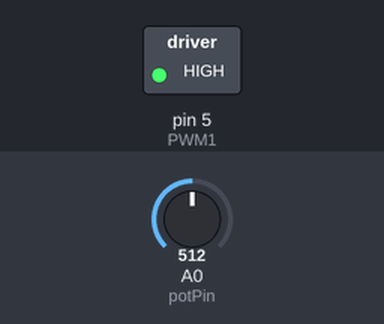
Simulated run of this sketch. Board: Arduino Uno, built with avr-gcc and run on an emulated ATmega328P. Shown: switched loads named in the sketch (green lamp = pin HIGH). Inputs (shaded band) come from the test bench; at power-on: A0 (potPin) = 512.

Above: at 1.2 s.
1.3 s: A0 (potPin) set to 0
Timing chart, 0 to 4.3 s (numbered marks = the images above; inputs shaded):
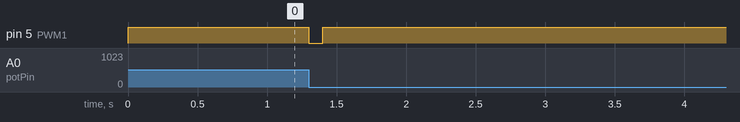

Measured:
- after the input at 1.3 s, pin 5 (PWM1): HIGH → LOW at once, → HIGH 0.10 s later

The sketch:

motorised_slider_controller.ino
```cpp
//Assign motor shield pins that start and stop the motor.
int PWM1 = 5;
int PWM2 = 6;

//Assign motor shield pins that dictate motor direction.
int DIR1 = 4;
int DIR2 = 7;

int rotationSpeed = 255;    //Set motor speed (max: 255)

int potPin = A0;            //Select the input pin for the potentiometer

void setup() {
}

void loop() {
    SlideToValue(0);
    SlideToValue(1023);
    SlideToValue(512);
}

void SlideToValue(int targetValue){
  int val = analogRead(potPin);
  while(abs(val - targetValue) > 1){
      val = analogRead(potPin);
      if(val > targetValue){
          digitalWrite(DIR1, LOW);
          digitalWrite(DIR2, HIGH);
      }else{
          digitalWrite(DIR1, HIGH);
          digitalWrite(DIR2, LOW);
      }
      analogWrite(PWM1, 255);
  }
      // Turn off motor
      digitalWrite(DIR1, LOW);
      digitalWrite(DIR2, LOW);
      analogWrite(PWM1, 0);
      delay(100);
}
```
